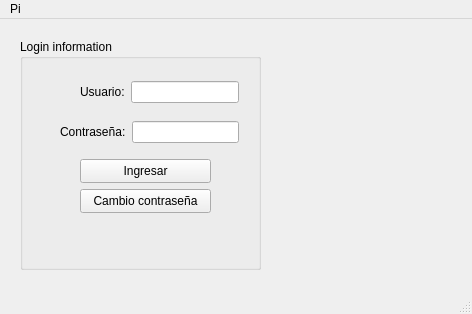
<?xml version="1.0" encoding="UTF-8"?>
<ui version="4.0">
 <class>MainWindow</class>
 <widget class="QMainWindow" name="MainWindow">
  <property name="geometry">
   <rect>
    <x>0</x>
    <y>0</y>
    <width>472</width>
    <height>314</height>
   </rect>
  </property>
  <property name="windowTitle">
   <string>MainWindow</string>
  </property>
  <widget class="QWidget" name="centralwidget">
   <widget class="QGroupBox" name="groupBox">
    <property name="geometry">
     <rect>
      <x>20</x>
      <y>20</y>
      <width>241</width>
      <height>231</height>
     </rect>
    </property>
    <property name="title">
     <string>Login information</string>
    </property>
    <widget class="QPushButton" name="login_button">
     <property name="geometry">
      <rect>
       <x>60</x>
       <y>120</y>
       <width>131</width>
       <height>24</height>
      </rect>
     </property>
     <property name="text">
      <string>Ingresar</string>
     </property>
    </widget>
    <widget class="QPushButton" name="forgot_button">
     <property name="geometry">
      <rect>
       <x>60</x>
       <y>150</y>
       <width>131</width>
       <height>24</height>
      </rect>
     </property>
     <property name="text">
      <string>Cambio contraseña</string>
     </property>
    </widget>
    <widget class="QWidget" name="">
     <property name="geometry">
      <rect>
       <x>60</x>
       <y>40</y>
       <width>159</width>
       <height>26</height>
      </rect>
     </property>
     <layout class="QHBoxLayout" name="horizontalLayout">
      <item>
       <widget class="QLabel" name="user_label">
        <property name="text">
         <string>Usuario:</string>
        </property>
       </widget>
      </item>
      <item>
       <widget class="QLineEdit" name="user_input"/>
      </item>
     </layout>
    </widget>
    <widget class="QWidget" name="">
     <property name="geometry">
      <rect>
       <x>40</x>
       <y>80</y>
       <width>179</width>
       <height>26</height>
      </rect>
     </property>
     <layout class="QHBoxLayout" name="horizontalLayout_2">
      <item>
       <widget class="QLabel" name="password_label">
        <property name="text">
         <string>Contraseña:</string>
        </property>
       </widget>
      </item>
      <item>
       <widget class="QLineEdit" name="password_input"/>
      </item>
     </layout>
    </widget>
   </widget>
   <widget class="QLabel" name="pic_label">
    <property name="geometry">
     <rect>
      <x>270</x>
      <y>40</y>
      <width>191</width>
      <height>211</height>
     </rect>
    </property>
    <property name="text">
     <string/>
    </property>
   </widget>
  </widget>
  <widget class="QMenuBar" name="menubar">
   <property name="geometry">
    <rect>
     <x>0</x>
     <y>0</y>
     <width>472</width>
     <height>21</height>
    </rect>
   </property>
   <widget class="QMenu" name="menuPi">
    <property name="title">
     <string>Pi</string>
    </property>
   </widget>
   <addaction name="menuPi"/>
  </widget>
  <widget class="QStatusBar" name="statusbar"/>
 </widget>
 <resources/>
 <connections/>
</ui>
